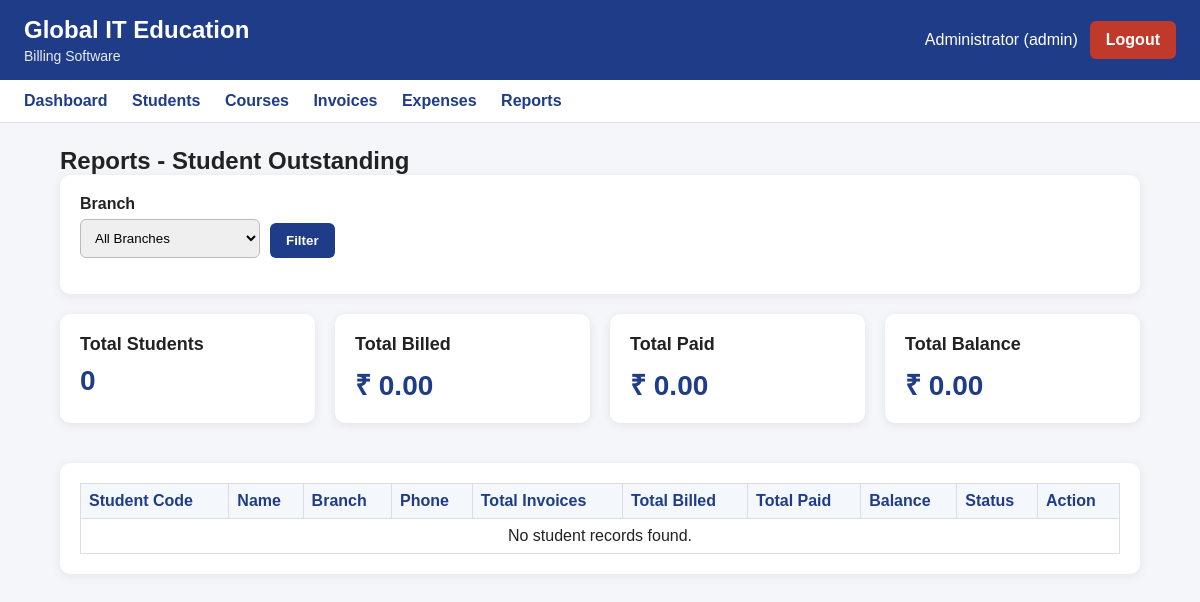
The page /reports/student-outstanding?branch_id=1 (signed in) on the database as committed earlier.
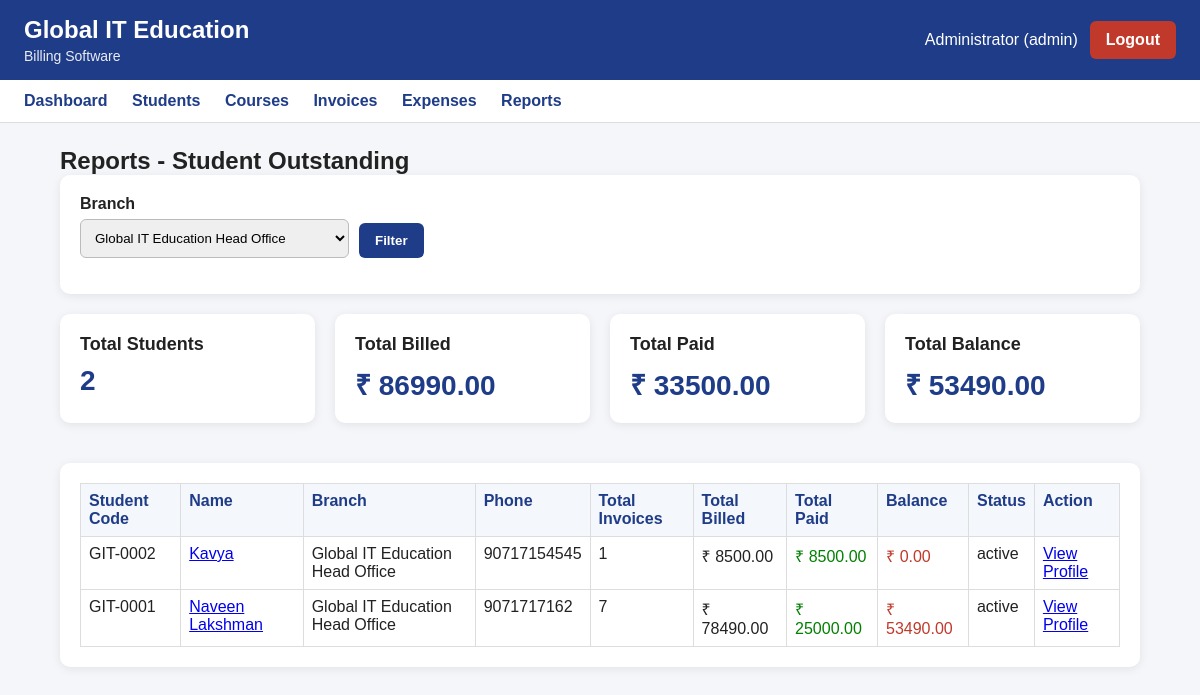
The same page on the database as committed later.
### tables this page shows
CREATE TABLE students (
            id INTEGER PRIMARY KEY AUTOINCREMENT,
            student_code TEXT NOT NULL UNIQUE,
            full_name TEXT NOT NULL,
            phone TEXT NOT NULL,
            email TEXT,
            address TEXT,
            joined_date TEXT NOT NULL,
            status TEXT NOT NULL DEFAULT 'active'
                CHECK(status IN ('active', 'completed', 'dropped')),
            created_at TEXT NOT NULL,
            updated_at TEXT
        , branch_id INTEGER);

CREATE TABLE branches (
            id INTEGER PRIMARY KEY AUTOINCREMENT,
            branch_name TEXT NOT NULL UNIQUE,
            branch_code TEXT NOT NULL UNIQUE,
            address TEXT,
            is_active INTEGER NOT NULL DEFAULT 1,
            created_at TEXT NOT NULL
        );

### app.py (the view)
@app.route("/reports/student-outstanding")
@login_required
def student_outstanding_report():
    conn = get_conn()
    cur = conn.cursor()
    branch_id = request.args.get("branch_id", "").strip()
    cur.execute("""
        SELECT *
        FROM branches
        WHERE is_active = 1
        ORDER BY branch_name
    """)
    branches = cur.fetchall()
    student_query = """
        SELECT
            students.id,
            students.student_code,
            students.full_name,
            students.phone,
            students.email,
            students.status,
            students.branch_id,
            branch_master.branch_name
        FROM students
        LEFT JOIN branches AS branch_master
            ON students.branch_id = branch_master.id
    """
    params = []
    if branch_id:
        student_query += " WHERE students.branch_id = ? "
        params.append(branch_id)
    student_query += " ORDER BY students.full_name ASC "
    cur.execute(student_query, params)
    students = cur.fetchall()
    rows = []
    total_students = 0
    grand_total_billed = 0.0
    grand_total_paid = 0.0
    grand_total_balance = 0.0
    for student in students:
        student_id = student["id"]
        cur.execute("""
            SELECT
                COUNT(*) AS total_invoices,
                IFNULL(SUM(total_amount), 0) AS total_billed
            FROM invoices
            WHERE student_id = ?
        """, (student_id,))
        invoice_summary = cur.fetchone()
        cur.execute("""
            SELECT
                IFNULL(SUM(payments.amount_paid), 0) AS total_paid
            FROM payments
            JOIN invoices
                ON payments.invoice_id = invoices.id
            WHERE invoices.student_id = ?
        """, (student_id,))
        payment_summary = cur.fetchone()
        total_invoices = int(invoice_summary["total_invoices"] or 0)
        total_billed = float(invoice_summary["total_billed"] or 0)
        total_paid = float(payment_summary["total_paid"] or 0)
        balance = total_billed - total_paid
        rows.append({
            "student_id": student["id"],
            "student_code": student["student_code"],
            "full_name": student["full_name"],
            "phone": student["phone"],
            "email": student["email"],
            "status": student["status"],
            "branch_name": student["branch_name"],
            "total_invoices": total_invoices,
            "total_billed": total_billed,
            "total_paid": total_paid,
            "balance": balance
        })
        total_students += 1
        grand_total_billed += total_billed
        grand_total_paid += total_paid
        grand_total_balance += balance
    conn.close()
    return render_template(
        "report_student_outstanding.html",
        rows=rows,
        total_students=total_students,
        total_billed=grand_total_billed,
        total_paid=grand_total_paid,
        total_balance=grand_total_balance,
        branches=branches,
        branch_id=branch_id
    )

### app.py (called while the page is built)
def login_required(route_function):
    from functools import wraps
    @wraps(route_function)
    def wrapper(*args, **kwargs):
        if "user_id" not in session:
            flash("Please login first.", "warning")
            return redirect(url_for("login"))
        return route_function(*args, **kwargs)
    return wrapper

### db.py (called while the page is built)
def get_conn():
    conn = sqlite3.connect(DB_PATH)
    conn.row_factory = sqlite3.Row
    conn.execute("PRAGMA foreign_keys = ON;")
    return conn

### templates/report_student_outstanding.html
{% extends "base.html" %}
{% block content %}
<h2>Reports - Student Outstanding</h2>
<div class="card">
  <form method="get" class="search-form">
    <div class="form-group">
      <label>Branch</label>
      <select name="branch_id">
        <option value="">All Branches</option>
        {% for b in branches %}
        <option value="{{ b.id }}" {% if branch_id == (b.id|string) %}selected{% endif %}>
          {{ b.branch_name }}
        </option>
        {% endfor %}
      </select>
    </div>
    <div class="form-group" style="align-self:end;">
      <button type="submit" class="btn btn-primary">Filter</button>
    </div>
  </form>
</div>
<div class="grid">
  <div class="card stat-card">
    <h3>Total Students</h3>
    <p>{{ total_students }}</p>
  </div>
  <div class="card stat-card">
    <h3>Total Billed</h3>
    <p>₹ {{ "%.2f"|format(total_billed or 0) }}</p>
  </div>
  <div class="card stat-card">
    <h3>Total Paid</h3>
    <p>₹ {{ "%.2f"|format(total_paid or 0) }}</p>
  </div>
  <div class="card stat-card">
    <h3>Total Balance</h3>
    <p>₹ {{ "%.2f"|format(total_balance or 0) }}</p>
  </div>
</div>
<div class="card">
  <table border="1" width="100%" cellpadding="10" class="billing-table">
    <tr>
      <th>Student Code</th>
      <th>Name</th>
      <th>Branch</th>
      <th>Phone</th>
      <th>Total Invoices</th>
      <th>Total Billed</th>
      <th>Total Paid</th>
      <th>Balance</th>
      <th>Status</th>
      <th>Action</th>
    </tr>
    {% for row in rows %}
    <tr>
      <td>{{ row.student_code }}</td>
      <td>
        <a href="{{ url_for('student_profile', student_id=row.student_id) }}">
          {{ row.full_name }}
        </a>
      </td>
      <td>{{ row.branch_name or "-" }}</td>
      <td>{{ row.phone or "-" }}</td>
      <td>{{ row.total_invoices }}</td>
      <td>₹ {{ "%.2f"|format(row.total_billed or 0) }}</td>
      <td style="color:green;">
        ₹ {{ "%.2f"|format(row.total_paid or 0) }}
      </td>
      <td style="color:#c0392b;">
        ₹ {{ "%.2f"|format(row.balance or 0) }}
      </td>
      <td>{{ row.status }}</td>
      <td>
        <a href="{{ url_for('student_profile', student_id=row.student_id) }}">
          View Profile
        </a>
      </td>
    </tr>
    {% else %}
    <tr>
      <td colspan="10" style="text-align:center;">No student records found.</td>
    </tr>
    {% endfor %}
  </table>
</div>
{% endblock %}

Rows that differ between the two databases and show on the page:
now on this page (row edited): students: student_code "GIT-0002", full_name "Kavya", branch_name "Global IT Education Head Office", phone "90717154545", total_invoices "1", total_billed "8500.00", total_paid "8500.00", balance "0.00", status "active"
now on this page (row edited): students: student_code "GIT-0001", full_name "Naveen Lakshman", branch_name "Global IT Education Head Office", phone "9071717162", total_invoices "7", total_billed "78490.00", total_paid "25000.00", balance "53490.00", status "active"
Other text that changed with them:
form field branch_id: "All Branches" → "Global IT Education Head Office"
{{ total_students }}: "0" → "2"
{{ "%.2f"|format(total_billed or 0) }}: "0.00" → "86990.00"
{{ "%.2f"|format(total_paid or 0) }}: "0.00" → "33500.00"
{{ "%.2f"|format(total_balance or 0) }}: "0.00" → "53490.00"
text no longer shown: "No student records found."
